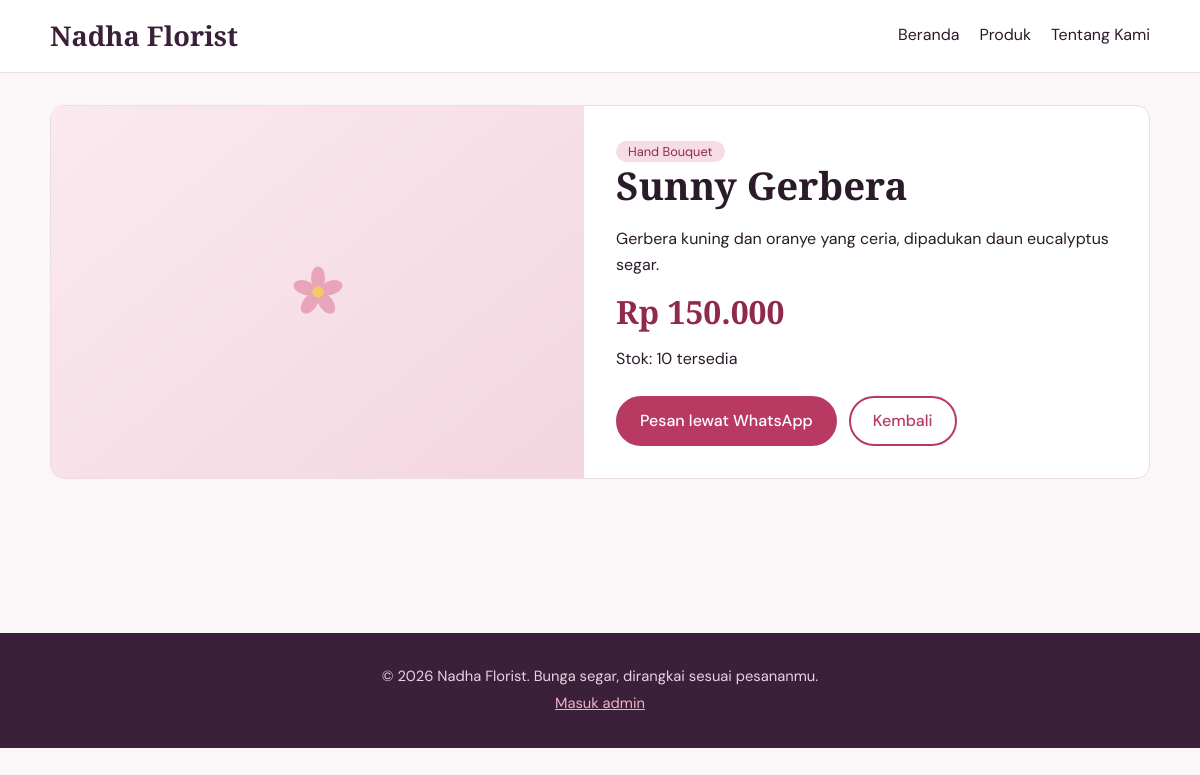
Screenshot of /detail.php?id=2 with the database file from the repository.
### tables this page shows
CREATE TABLE IF NOT EXISTS `produk` (
  `id` int(11) NOT NULL AUTO_INCREMENT,
  `nama` varchar(100) NOT NULL,
  `kategori` varchar(50) NOT NULL,
  `deskripsi` text NOT NULL,
  `harga` decimal(12,2) NOT NULL,
  `stok` int(11) NOT NULL DEFAULT 0,
  `gambar` varchar(255) DEFAULT NULL,
  `created_at` timestamp NOT NULL DEFAULT CURRENT_TIMESTAMP,
  PRIMARY KEY (`id`)
);

### detail.php (the view, shortened to what this page needs)
<?php
require_once "config/database.php";
$id = isset($_GET['id']) ? (int)$_GET['id'] : 0;
$stmt = $conn->prepare("SELECT * FROM produk WHERE id = ?");
$stmt->bind_param("i", $id);
$stmt->execute();
$produk = $stmt->get_result()->fetch_assoc();
$pesan_wa = "Halo " . NAMA_TOKO . ", saya ingin memesan " . $produk['nama'] . ".";
require_once "includes/header.php";
?>
<div class="card detail">
    <?= gambar_produk($produk['gambar'], $produk['nama']); ?>
    <div class="detail-isi">
        <span class="tag"><?= e($produk['kategori']); ?></span>
        <h1><?= e($produk['nama']); ?></h1>
        <p><?= nl2br(e($produk['deskripsi'])); ?></p>
        <h2 class="harga"><?= rupiah($produk['harga']); ?></h2>
        <p>
            Stok:
            <?php if ($produk['stok'] > 0): ?>
                <?= (int)$produk['stok']; ?> tersedia
            <?php else: ?>
                <span class="habis">Habis</span>
            <?php endif; ?>
        </p>
        <div class="aksi">
            <?php if ($produk['stok'] > 0): ?>
                <a
                    href="https://wa.me/<?= WA_NOMOR; ?>?text=<?= urlencode($pesan_wa); ?>"
                    class="btn"
                    target="_blank"
                    rel="noopener"
                >
                    Pesan lewat WhatsApp
                </a>
            <?php endif; ?>
            <a href="produk.php" class="btn btn-garis">Kembali</a>
        </div>
    </div>
</div>
<?php require_once "includes/footer.php"; ?>

### assets/style.css (style rules this page uses)
:root { --ink: #2B1B2A; --muted: #7A6674; --bg: #FBF6F8; --surface: #FFFFFF; --rose: #B83A63; --rose-dark: #8F2A4C; --petal: #F6DDE4; --sage: #5E7F66; --line: #EBDDE2; --plum: #3A2038; --radius: 14px; }
* { box-sizing: border-box; }
body { margin: 0; background: var(--bg); color: var(--ink); font-family: "DM Sans", system-ui, sans-serif; line-height: 1.6; }
h1, h2, h3 { font-family: "Cormorant Garamond", Georgia, serif; line-height: 1.15; margin: 0 0 .5em; }
h1 { font-size: 2.4rem; }
h2 { font-size: 1.7rem; }
a { color: var(--rose); }
.btn { display: inline-block; border: 2px solid var(--rose); background: var(--rose); color: #fff; padding: 10px 22px; border-radius: 999px; font: inherit; font-weight: 500; text-decoration: none; cursor: pointer; transition: background .2s, color .2s; }
.btn-garis { background: transparent; color: var(--rose); }
.card { background: var(--surface); border: 1px solid var(--line); border-radius: var(--radius); padding: 24px; margin-bottom: 20px; }
.harga { color: var(--rose-dark); font-family: "Cormorant Garamond", serif; font-size: 1.5rem; margin-top: auto; }
.tag { background: var(--petal); color: var(--rose-dark); font-size: .8rem; padding: 2px 12px; border-radius: 999px; }
.aksi { display: flex; gap: 12px; flex-wrap: wrap; margin-top: 24px; }
.detail { display: grid; grid-template-columns: 1fr 1fr; gap: 32px; padding: 0; overflow: hidden; }
.detail-isi { padding: 32px 32px 32px 0; }
.detail-isi .harga { font-size: 2rem; margin: 12px 0; }

### rows the page displays
produk: kategori "Hand Bouquet", nama "Sunny Gerbera", deskripsi "Gerbera kuning dan oranye yang ceria, dipadukan daun eucalyptus segar.", harga "Rp 150.000", stok "10"

### other values shown
NAMA_TOKO "Nadha Florist"
